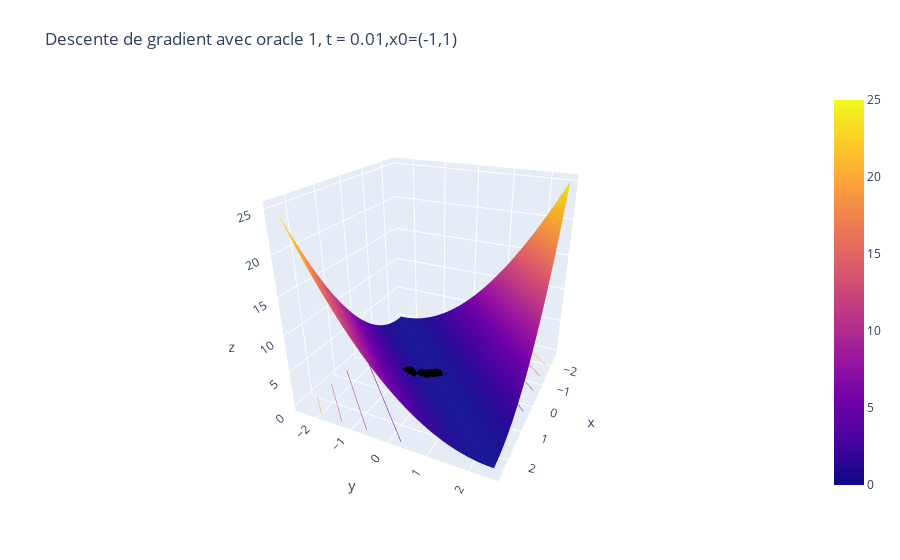

Notebook cell for this chart:
### Code cell
visualisation(oracle_1,-2.5,2.5,np.array(Listes["oracle 1, t=0.01"]),'Descente de gradient avec oracle 1, t = 0.01,x0=(-1,1)')
